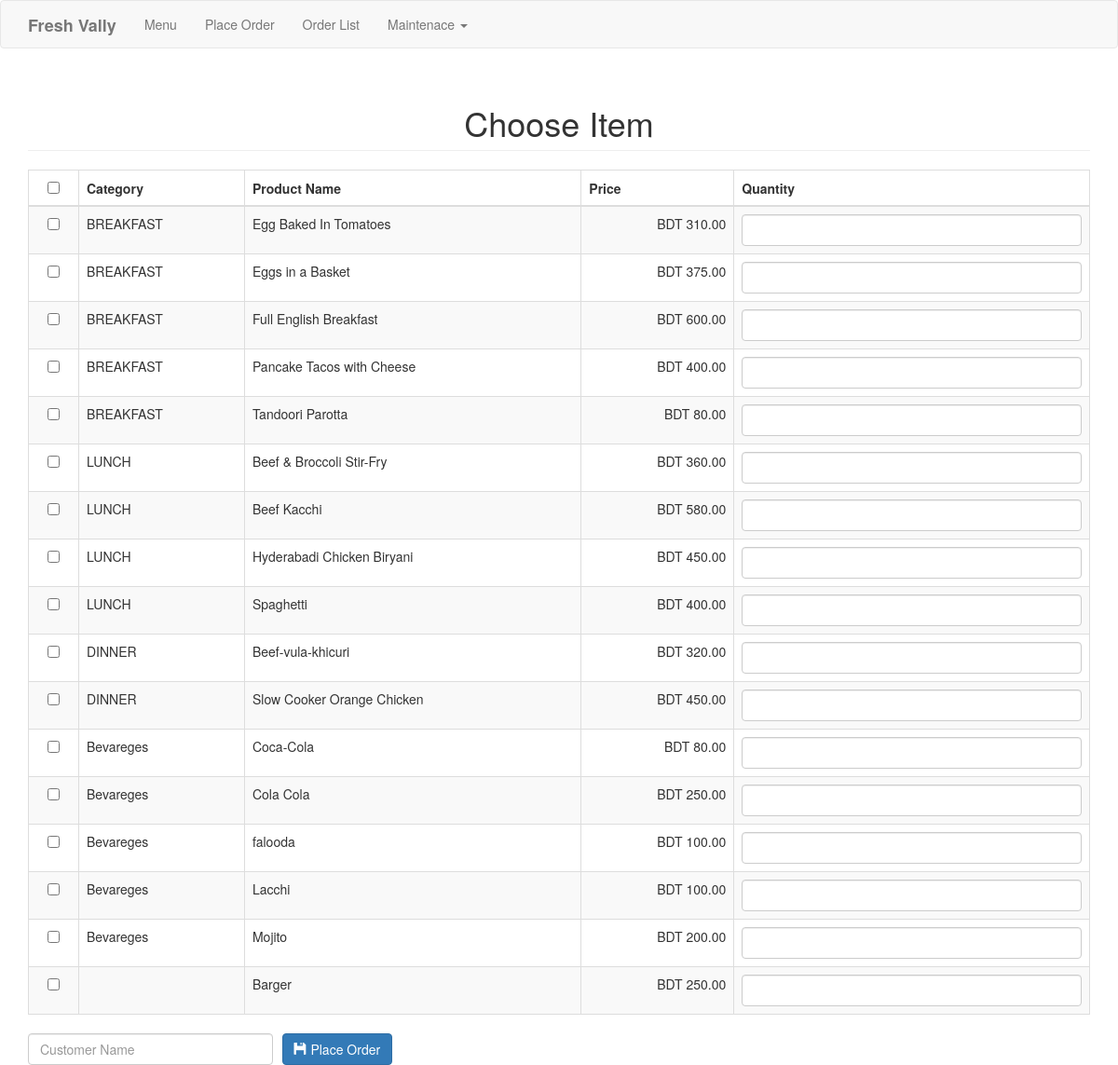
The app's page /order.php with its own data.
### tables this page shows
CREATE TABLE `product` (
  `productid` int(11) NOT NULL,
  `categoryid` int(1) NOT NULL,
  `productname` varchar(30) NOT NULL,
  `price` double NOT NULL,
  `photo` varchar(150) NOT NULL
);

CREATE TABLE `category` (
  `categoryid` int(11) NOT NULL,
  `catname` varchar(30) NOT NULL
);

### order.php (the view, shortened to what this page needs)
<?php include('header.php'); ?>
<body>
<?php include('navbar.php'); ?>
<div class="container">
	<h1 class="page-header text-center">Choose Item</h1>
	<form method="POST" action="purchase.php">
		<table class="table table-striped table-bordered">
			<thead>
				<th class="text-center"><input type="checkbox" id="checkAll"></th>
				<th>Category</th>
				<th>Product Name</th>
				<th>Price</th>
				<th>Quantity</th>
			</thead>
			<tbody>
				<?php
					$sql="select * from product left join category on category.categoryid=product.categoryid order by product.categoryid asc, productname asc";
					$query=$conn->query($sql);
					$iterate=0;
					while($row=$query->fetch_array()){
						?>
						<tr>
							<td class="text-center"><input type="checkbox" value="<?php echo $row['productid']; ?>||<?php echo $iterate; ?>" name="productid[]" style=""></td>
							<td><?php echo $row['catname']; ?></td>
							<td><?php echo $row['productname']; ?></td>
							<td class="text-right">BDT <?php echo number_format($row['price'], 2); ?></td>
							<td><input type="number" class="form-control" name="quantity_<?php echo $iterate; ?>"></td>
						</tr>
						<?php
						$iterate++;
					}
				?>
			</tbody>
		</table>
		<div class="row">
			<div class="col-md-3">
				<input type="text" name="customer" class="form-control" placeholder="Customer Name" required>
			</div>
			<div class="col-md-2" style="margin-left:-20px;">
				<button type="submit" class="btn btn-primary"><span class="glyphicon glyphicon-floppy-disk"></span> Place Order</button>
			</div>
		</div>
	</form>
</div>
</body>
</html>

### records on screen
product: categoryid.catname "BREAKFAST", productname "Egg Baked In Tomatoes", price "310.00"
product: categoryid.catname "BREAKFAST", productname "Eggs in a Basket", price "375.00"
product: categoryid.catname "BREAKFAST", productname "Full English Breakfast", price "600.00"
product: categoryid.catname "BREAKFAST", productname "Pancake Tacos with Cheese", price "400.00"
product: categoryid.catname "BREAKFAST", productname "Tandoori Parotta", price "80.00"
product: categoryid.catname "LUNCH", productname "Beef & Broccoli Stir-Fry", price "360.00"
product: categoryid.catname "LUNCH", productname "Beef Kacchi", price "580.00"
product: categoryid.catname "LUNCH", productname "Hyderabadi Chicken Biryani", price "450.00"
product: categoryid.catname "LUNCH", productname "Spaghetti", price "400.00"
product: categoryid.catname "DINNER", productname "Beef-vula-khicuri", price "320.00"
product: categoryid.catname "DINNER", productname "Slow Cooker Orange Chicken", price "450.00"
product: categoryid.catname "Bevareges", productname "Coca-Cola", price "80.00"
product: categoryid.catname "Bevareges", productname "Cola Cola", price "250.00"
product: categoryid.catname "Bevareges", productname "falooda", price "100.00"
product: categoryid.catname "Bevareges", productname "Lacchi", price "100.00"
product: categoryid.catname "Bevareges", productname "Mojito", price "200.00"
product: productname "Barger", price "250.00"
